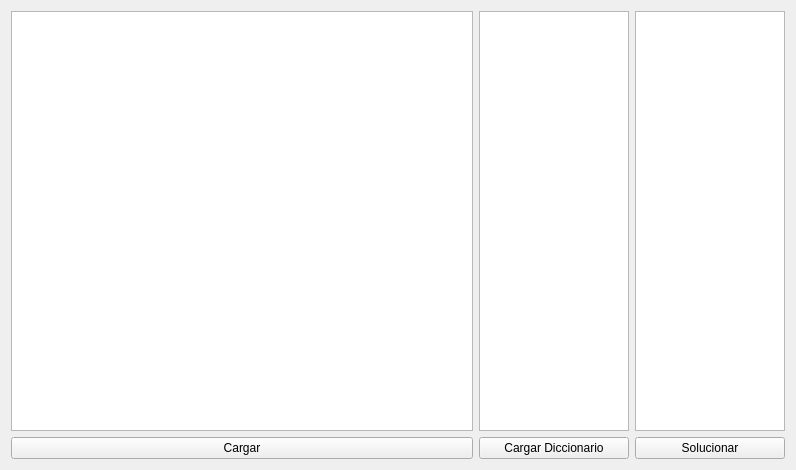
<?xml version="1.0" encoding="UTF-8"?>
<ui version="4.0">
 <class>MainWindow</class>
 <widget class="QMainWindow" name="MainWindow">
  <property name="geometry">
   <rect>
    <x>0</x>
    <y>0</y>
    <width>796</width>
    <height>470</height>
   </rect>
  </property>
  <property name="windowTitle">
   <string>MainWindow</string>
  </property>
  <property name="styleSheet">
   <string notr="true"/>
  </property>
  <widget class="QWidget" name="centralWidget">
   <layout class="QGridLayout" name="gridLayout_2">
    <item row="1" column="1">
     <widget class="QPushButton" name="pushButton">
      <property name="text">
       <string>Cargar</string>
      </property>
     </widget>
    </item>
    <item row="1" column="2">
     <widget class="QPushButton" name="pushButton_2">
      <property name="text">
       <string>Cargar Diccionario</string>
      </property>
     </widget>
    </item>
    <item row="0" column="2">
     <widget class="QListWidget" name="listWidget">
      <property name="minimumSize">
       <size>
        <width>150</width>
        <height>0</height>
       </size>
      </property>
      <property name="maximumSize">
       <size>
        <width>150</width>
        <height>16777215</height>
       </size>
      </property>
     </widget>
    </item>
    <item row="0" column="3">
     <widget class="QListWidget" name="listWidget_2">
      <property name="minimumSize">
       <size>
        <width>150</width>
        <height>0</height>
       </size>
      </property>
      <property name="maximumSize">
       <size>
        <width>150</width>
        <height>16777215</height>
       </size>
      </property>
     </widget>
    </item>
    <item row="1" column="3">
     <widget class="QPushButton" name="pushButton_3">
      <property name="text">
       <string>Solucionar</string>
      </property>
     </widget>
    </item>
    <item row="0" column="1">
     <widget class="QTableWidget" name="tableWidget">
      <property name="font">
       <font>
        <family>Arial</family>
        <pointsize>7</pointsize>
        <weight>50</weight>
        <bold>false</bold>
       </font>
      </property>
      <attribute name="horizontalHeaderVisible">
       <bool>false</bool>
      </attribute>
      <attribute name="verticalHeaderVisible">
       <bool>false</bool>
      </attribute>
     </widget>
    </item>
   </layout>
  </widget>
  <action name="actionAbout">
   <property name="text">
    <string>About</string>
   </property>
   <property name="shortcut">
    <string>Alt+A</string>
   </property>
  </action>
 </widget>
 <layoutdefault spacing="6" margin="11"/>
 <resources/>
 <connections/>
</ui>
